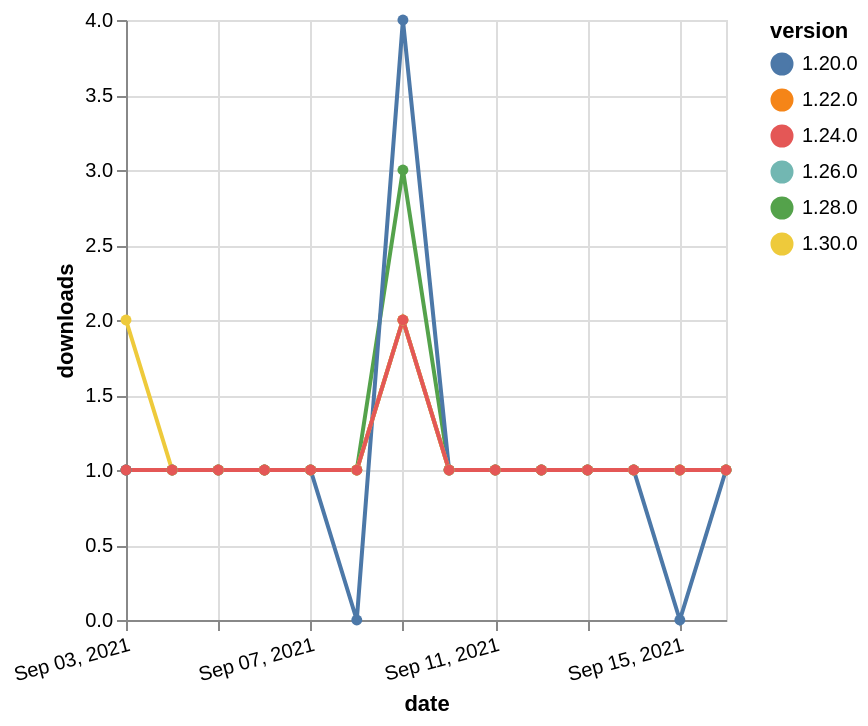

Write a Vega-Lite specification for this figure.
### Vega-Lite specification from a JSON file in a GitHub repository (floating-point values rounded to 4 significant figures)
{"$schema": "https://vega.github.io/schema/vega-lite/v5.json", "description": "A simple bar chart with embedded data.", "data": {"values": [{"date": "2021-09-03", "total": 283, "delta": 1, "version": "1.22.0"}, {"date": "2021-09-04", "total": 284, "delta": 1, "version": "1.22.0"}, {"date": "2021-09-05", "total": 285, "delta": 1, "version": "1.22.0"}, {"date": "2021-09-06", "total": 286, "delta": 1, "version": "1.22.0"}, {"date": "2021-09-07", "total": 287, "delta": 1, "version": "1.22.0"}, {"date": "2021-09-08", "total": 288, "delta": 1, "version": "1.22.0"}, {"date": "2021-09-09", "total": 290, "delta": 2, "version": "1.22.0"}, {"date": "2021-09-10", "total": 291, "delta": 1, "version": "1.22.0"}, {"date": "2021-09-11", "total": 292, "delta": 1, "version": "1.22.0"}, {"date": "2021-09-12", "total": 293, "delta": 1, "version": "1.22.0"}, {"date": "2021-09-13", "total": 294, "delta": 1, "version": "1.22.0"}, {"date": "2021-09-14", "total": 295, "delta": 1, "version": "1.22.0"}, {"date": "2021-09-15", "total": 296, "delta": 1, "version": "1.22.0"}, {"date": "2021-09-16", "total": 297, "delta": 1, "version": "1.22.0"}, {"date": "2021-09-03", "total": 160, "delta": 1, "version": "1.28.0"}, {"date": "2021-09-04", "total": 161, "delta": 1, "version": "1.28.0"}, {"date": "2021-09-05", "total": 162, "delta": 1, "version": "1.28.0"}, {"date": "2021-09-06", "total": 163, "delta": 1, "version": "1.28.0"}, {"date": "2021-09-07", "total": 164, "delta": 1, "version": "1.28.0"}, {"date": "2021-09-08", "total": 165, "delta": 1, "version": "1.28.0"}, {"date": "2021-09-09", "total": 168, "delta": 3, "version": "1.28.0"}, {"date": "2021-09-10", "total": 169, "delta": 1, "version": "1.28.0"}, {"date": "2021-09-11", "total": 170, "delta": 1, "version": "1.28.0"}, {"date": "2021-09-12", "total": 171, "delta": 1, "version": "1.28.0"}, {"date": "2021-09-13", "total": 172, "delta": 1, "version": "1.28.0"}, {"date": "2021-09-14", "total": 173, "delta": 1, "version": "1.28.0"}, {"date": "2021-09-15", "total": 174, "delta": 1, "version": "1.28.0"}, {"date": "2021-09-16", "total": 175, "delta": 1, "version": "1.28.0"}, {"date": "2021-09-03", "total": 136, "delta": 1, "version": "1.26.0"}, {"date": "2021-09-04", "total": 137, "delta": 1, "version": "1.26.0"}, {"date": "2021-09-05", "total": 138, "delta": 1, "version": "1.26.0"}, {"date": "2021-09-06", "total": 139, "delta": 1, "version": "1.26.0"}, {"date": "2021-09-07", "total": 140, "delta": 1, "version": "1.26.0"}, {"date": "2021-09-08", "total": 141, "delta": 1, "version": "1.26.0"}, {"date": "2021-09-09", "total": 143, "delta": 2, "version": "1.26.0"}, {"date": "2021-09-10", "total": 144, "delta": 1, "version": "1.26.0"}, {"date": "2021-09-11", "total": 145, "delta": 1, "version": "1.26.0"}, {"date": "2021-09-12", "total": 146, "delta": 1, "version": "1.26.0"}, {"date": "2021-09-13", "total": 147, "delta": 1, "version": "1.26.0"}, {"date": "2021-09-14", "total": 148, "delta": 1, "version": "1.26.0"}, {"date": "2021-09-15", "total": 149, "delta": 1, "version": "1.26.0"}, {"date": "2021-09-16", "total": 150, "delta": 1, "version": "1.26.0"}, {"date": "2021-09-03", "total": 328, "delta": 1, "version": "1.20.0"}, {"date": "2021-09-04", "total": 329, "delta": 1, "version": "1.20.0"}, {"date": "2021-09-05", "total": 330, "delta": 1, "version": "1.20.0"}, {"date": "2021-09-06", "total": 331, "delta": 1, "version": "1.20.0"}, {"date": "2021-09-07", "total": 332, "delta": 1, "version": "1.20.0"}, {"date": "2021-09-08", "total": 332, "delta": 0, "version": "1.20.0"}, {"date": "2021-09-09", "total": 336, "delta": 4, "version": "1.20.0"}, {"date": "2021-09-10", "total": 337, "delta": 1, "version": "1.20.0"}, {"date": "2021-09-11", "total": 338, "delta": 1, "version": "1.20.0"}, {"date": "2021-09-12", "total": 339, "delta": 1, "version": "1.20.0"}, {"date": "2021-09-13", "total": 340, "delta": 1, "version": "1.20.0"}, {"date": "2021-09-14", "total": 341, "delta": 1, "version": "1.20.0"}, {"date": "2021-09-15", "total": 341, "delta": 0, "version": "1.20.0"}, {"date": "2021-09-16", "total": 342, "delta": 1, "version": "1.20.0"}, {"date": "2021-09-03", "total": 114, "delta": 2, "version": "1.30.0"}, {"date": "2021-09-04", "total": 115, "delta": 1, "version": "1.30.0"}, {"date": "2021-09-05", "total": 116, "delta": 1, "version": "1.30.0"}, {"date": "2021-09-06", "total": 117, "delta": 1, "version": "1.30.0"}, {"date": "2021-09-07", "total": 118, "delta": 1, "version": "1.30.0"}, {"date": "2021-09-08", "total": 119, "delta": 1, "version": "1.30.0"}, {"date": "2021-09-09", "total": 121, "delta": 2, "version": "1.30.0"}, {"date": "2021-09-10", "total": 122, "delta": 1, "version": "1.30.0"}, {"date": "2021-09-11", "total": 123, "delta": 1, "version": "1.30.0"}, {"date": "2021-09-12", "total": 124, "delta": 1, "version": "1.30.0"}, {"date": "2021-09-13", "total": 125, "delta": 1, "version": "1.30.0"}, {"date": "2021-09-14", "total": 126, "delta": 1, "version": "1.30.0"}, {"date": "2021-09-15", "total": 127, "delta": 1, "version": "1.30.0"}, {"date": "2021-09-16", "total": 128, "delta": 1, "version": "1.30.0"}, {"date": "2021-09-03", "total": 170, "delta": 1, "version": "1.24.0"}, {"date": "2021-09-04", "total": 171, "delta": 1, "version": "1.24.0"}, {"date": "2021-09-05", "total": 172, "delta": 1, "version": "1.24.0"}, {"date": "2021-09-06", "total": 173, "delta": 1, "version": "1.24.0"}, {"date": "2021-09-07", "total": 174, "delta": 1, "version": "1.24.0"}, {"date": "2021-09-08", "total": 175, "delta": 1, "version": "1.24.0"}, {"date": "2021-09-09", "total": 177, "delta": 2, "version": "1.24.0"}, {"date": "2021-09-10", "total": 178, "delta": 1, "version": "1.24.0"}, {"date": "2021-09-11", "total": 179, "delta": 1, "version": "1.24.0"}, {"date": "2021-09-12", "total": 180, "delta": 1, "version": "1.24.0"}, {"date": "2021-09-13", "total": 181, "delta": 1, "version": "1.24.0"}, {"date": "2021-09-14", "total": 182, "delta": 1, "version": "1.24.0"}, {"date": "2021-09-15", "total": 183, "delta": 1, "version": "1.24.0"}, {"date": "2021-09-16", "total": 184, "delta": 1, "version": "1.24.0"}]}, "width": "container", "mark": {"type": "line", "point": {"filled": true}}, "encoding": {"x": {"field": "date", "type": "temporal", "timeUnit": "yearmonthdate", "title": "date", "axis": {"labelAngle": -15}}, "y": {"field": "delta", "type": "quantitative", "title": "downloads"}, "color": {"field": "version", "type": "nominal"}, "tooltip": {"field": "delta"}}}
